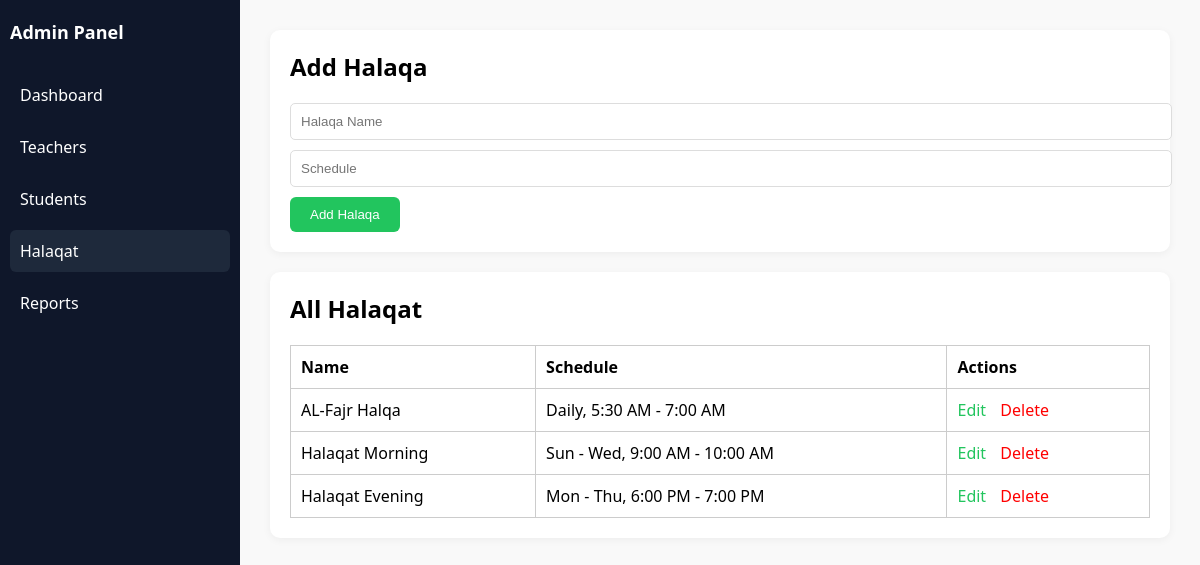
/Admin-dashboard/halaqat.php, run on the app's committed database.
### tables this page shows
CREATE TABLE `halaqat` (
  `id` int(11) NOT NULL,
  `name` varchar(100) NOT NULL,
  `teacher_id` int(11) DEFAULT NULL,
  `schedule` varchar(100) DEFAULT NULL,
  `created_at` timestamp NOT NULL DEFAULT current_timestamp(),
  `time` varchar(50) DEFAULT NULL
);

### Admin-dashboard/halaqat.php (the view, shortened to what this page needs)
<?php
include 'db.php';
$halaqat = mysqli_query($conn, "SELECT * FROM halaqat");
$editMode = false;
$editData = null;
?>
<!DOCTYPE html>
<html lang="en">
<head>
</head>
<body>
<div class="sidebar">
    <h2>Admin Panel</h2>
    <a href="dashboard.php">Dashboard</a>
    <a href="teachers.php">Teachers</a>
    <a href="students.php">Students</a>
    <a class="active" href="halaqat.php">Halaqat</a>
    <a href="reports.php">Reports</a>
</div>
<div class="main">
    <div class="card">
        <h2><?php echo $editMode ? 'Edit' : 'Add'; ?> Halaqa</h2>
        <form method="POST">
            <input type="text" name="name" placeholder="Halaqa Name" required value="<?php echo $editMode ? $editData['name'] : ''; ?>">
            <input type="text" name="schedule" placeholder="Schedule" required value="<?php echo $editMode ? $editData['schedule'] : ''; ?>">
            <button type="submit"><?php echo $editMode ? 'Update' : 'Add'; ?> Halaqa</button>
        </form>
    </div>
    <div class="card">
        <h2>All Halaqat</h2>
        <table>
            <tr>
                <th>Name</th>
                <th>Schedule</th>
                <th>Actions</th>
            </tr>
            <?php while ($row = mysqli_fetch_assoc($halaqat)): ?>
                <tr>
                    <td><?php echo htmlspecialchars($row['name']); ?></td>
                    <td><?php echo htmlspecialchars($row['schedule']); ?></td>
                    <td>
                        <a class="edit" href="?edit=<?php echo $row['id']; ?>">Edit</a>
                        <a class="delete" href="?delete=<?php echo $row['id']; ?>" onclick="return confirm('Delete this halaqa?');">Delete</a>
                    </td>
                </tr>
            <?php endwhile; ?>
        </table>
    </div>
</div>
</body>
</html>

### Admin-dashboard/halaqat.php (style rules this page uses)
body { font-family: 'Segoe UI', sans-serif; margin: 0; background: #f9f9f9; }
.sidebar { background: #0f172a; color: white; width: 220px; height: 100vh; position: fixed; padding: 20px 10px; }
.sidebar h2 { font-size: 18px; margin-bottom: 30px; }
.sidebar a { display: block; padding: 10px; color: white; text-decoration: none; border-radius: 6px; margin-bottom: 10px; }
.sidebar a.active, .sidebar a:hover { background-color: #1e293b; }
.main { margin-left: 240px; padding: 30px; }
.card { background: white; border-radius: 10px; padding: 20px; margin-bottom: 20px; box-shadow: 0 2px 8px rgba(0,0,0,0.05); }
h2 { margin-top: 0; }
form input { width: 100%; padding: 10px; margin-bottom: 10px; border-radius: 5px; border: 1px solid #ddd; }
button { background-color: #22c55e; color: white; border: none; padding: 10px 20px; border-radius: 6px; cursor: pointer; }
table { width: 100%; border-collapse: collapse; margin-top: 20px; }
table, th, td { border: 1px solid #ccc; }
th, td { padding: 10px; text-align: left; }
a.edit, a.delete { margin-right: 10px; color: #22c55e; text-decoration: none; }
a.delete { color: red; }

### data on the page
halaqat: name "AL-Fajr Halqa", schedule "Daily, 5:30 AM - 7:00 AM"
halaqat: name "Halaqat Morning", schedule "Sun - Wed, 9:00 AM - 10:00 AM"
halaqat: name "Halaqat Evening", schedule "Mon - Thu, 6:00 PM - 7:00 PM"
